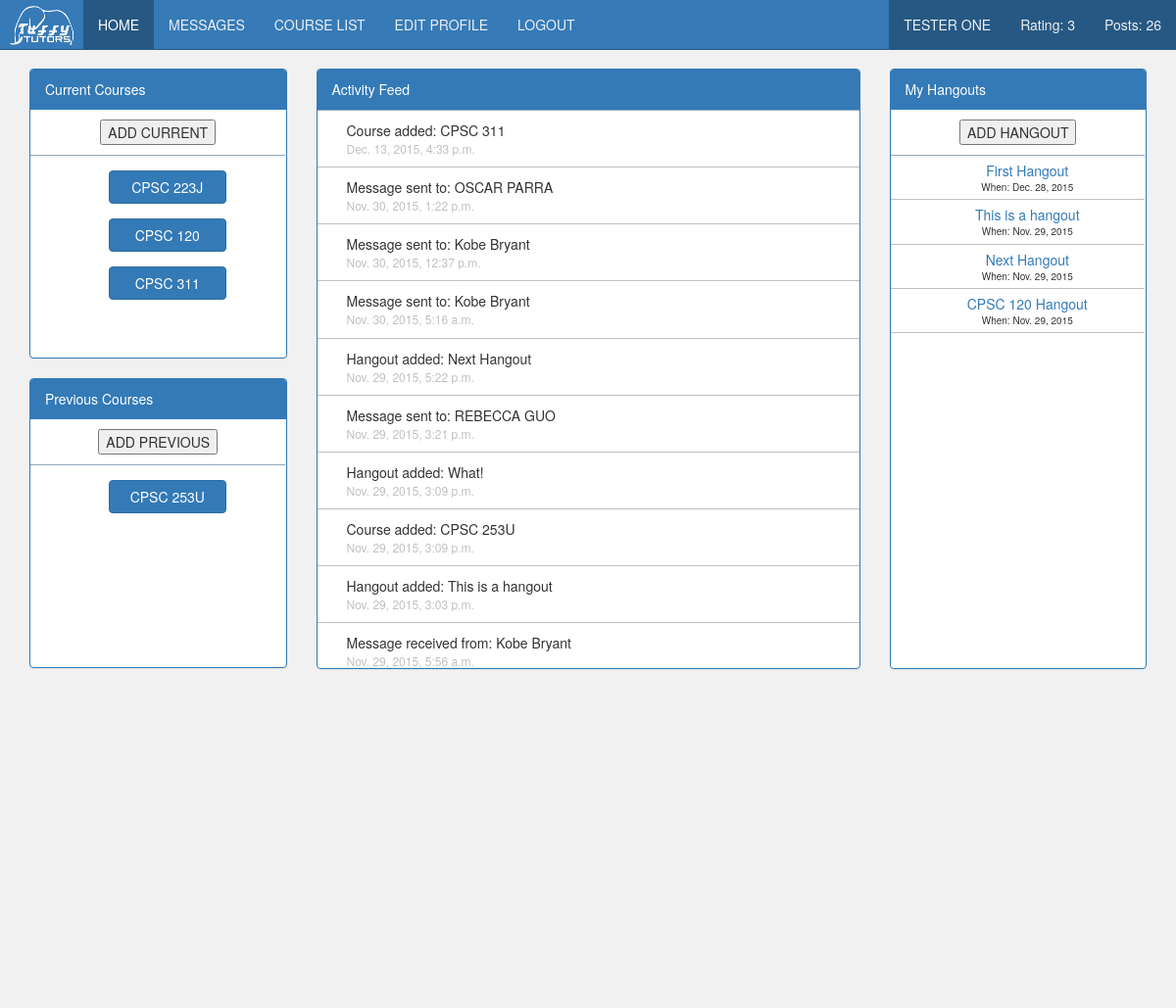
/profile/ (signed in), run on the app's committed database.
### mysite/titan/models.py (models this page shows, shortened)
class User(models.Model):
	id = models.IntegerField(primary_key=True)
	email = models.EmailField()
	first_name = models.CharField(max_length=32)
	last_name = models.CharField(max_length=32)
	password = models.CharField(max_length=32)
	gender = models.CharField(max_length=10)        # 'M' for male, 'F' for female, 'O' for other
	birth_year = models.IntegerField()
	account_type = models.CharField(max_length=32)  # 'S' for students, 'P' for professors
	ethnicity = models.CharField(max_length=10)     # dropdown of options
	sign_up_date = models.DateTimeField(default=datetime.datetime.now())
	last_sign_in_date = models.DateTimeField(default=datetime.datetime.now())
	num_posts = models.IntegerField(default=0)
	class Meta:
		verbose_name_plural = "users"

class Course(models.Model):
	id = models.IntegerField(primary_key=True)
	course_name = models.CharField(max_length=32)
	course_description = models.TextField()
	class Meta:
		verbose_name_plural = "courses"

class Course_Taken(models.Model):
	user_id = models.IntegerField()
	prof_id = models.IntegerField(null=True, blank=True, default=None)
	course_id = models.IntegerField()
	skill_level = models.IntegerField(null=True, blank=True, default=None)
	semester_taken = models.CharField(max_length=10, null=True, blank=True, default=None)
	year_taken = models.IntegerField(null=True, blank=True, default=None)
	current = models.BooleanField()
	prof_difficulty = models.IntegerField(null=True, blank=True, default=None)
	course_difficulty = models.IntegerField(null=True, blank=True, default=None)
	date_added = models.DateTimeField(default=datetime.datetime.now())
	class Meta:
		verbose_name_plural = "courses taken"

class Message(models.Model):
    id = models.IntegerField(primary_key=True)
    sender_id = models.IntegerField()
    receiver_id = models.IntegerField()
    title = models.TextField()
    content = models.TextField()
    date_sent = models.DateTimeField(default=datetime.datetime.now())

class Hangout(models.Model):
    id = models.IntegerField(primary_key=True)
    host_id = models.IntegerField()
    course_id = models.IntegerField()
    title = models.CharField(max_length=64)
    info = models.TextField()
    location = models.CharField(max_length=64)
    date = models.DateField()
    time = models.TimeField()
    date_created = models.DateTimeField(default=datetime.datetime.now())

### mysite/titan/profile_views.py (the view)
# urls.py: url(r'^profile/$', profile_views.profile),
def profile(request):
    if "user_id" in request.session:
        user_info, all_courses, user_courses, current_courses, previous_courses, hangouts, user_rating, activity_tuple, num_posts = load_user_info(request)
        course_list = Course.objects.all()
        query_one = Course_Taken.objects.filter(user_id = request.session['user_id'])
        prof_courses = []
        prof_hangouts = []
        for query in query_one:
            course = Course.objects.get(id = query.course_id)
            prof_courses.append(course)
            hangout_query = Hangout.objects.filter(course_id = query.course_id)
            for hang in hangout_query:
                prof_hangouts.append(hang)
        return render(request, 'profile.html', {'user_courses': prof_courses, 'prof_hangouts': prof_hangouts, 'user_info': user_info, 'all_courses': all_courses, 'current_courses': current_courses, 'previous_courses': previous_courses, 'hangouts': hangouts, 'user_rating': user_rating, 'activity_tuple': activity_tuple, 'num_posts': num_posts})
    else:
        return HttpResponseRedirect('/')
    return render(request, 'profile.html')

### mysite/titan/templates/profile.html (shortened to what this page needs)
{% load staticfiles %}
<!DOCTYPE html>
<html lang="en" xmlns="http://www.w3.org/1999/xhtml">
    <head>
        <link rel="stylesheet" href="{% static "bootstrap.min.css" %}" />
        <link href="{% static "style_profile.css" %}" rel="stylesheet"></link>
    </head>
    <body>
        <div class="container">
            <div class="header">
                <div class="col-lg-12 navBar">
                        <nav class="navbar navbar-default navbar-fixed-top" role="navigation">
                            <div class="container-fluid">
                                <div class="navbar-header">
                                    <a href="/profile/" class="navbar-brand">
                                        <img src="{% static "tuffy_tutors.png" %}" style="margin-top:-9px;height:40px;width:65px;margin-left:-5px;margin-right:-5px;">
                                    </a>
                                </div>
                                <div id="navbarCollapse" class="collapse navbar-collapse">
                                    <ul class="nav navbar-nav">
                                        <li class="active"><a href="/profile/">HOME</a></li>
                                        <li><a href="/message/">MESSAGES</a></li>
                                        <li><a href="/course_list/">COURSE LIST</a></li>
                                        <li><a href="/edit_profile/">EDIT PROFILE</a></li>
                                        <li><a href="/logout/">LOGOUT</a></li>
                                    </ul>
                                    <ul class="nav navbar-nav navbar-right">
                                        <li><a href="/profile/">{{ user_info.first_name }} {{ user_info.last_name }}</a></li>
                                        <li><a href="/profile/">Rating: {{ user_rating }}</a></li>
                                        <li><a href="/profile/">Posts: {{ num_posts }}</a></li>
                                    </ul>
                                </div>
                            </div>
                         </nav>
                </div>
            </div>
        {% if user_info.account_type == "STUDENT" %}
            <div class="row">
                <div class="col-lg-3 courseDiv">
                    <div class="panel panel-primary">
                        <div class="panel-heading">Current Courses</div>
                        <div class="panel-body current-course-panel" align="center">
                            <form action="/add_current_course/" method="POST">
                                <input type="submit" value="ADD CURRENT">
                            </form>
                            <div class="current-courses">
                                {% if not current_courses %}
                                    NO CURRENT COURSES
                                {% else %}
                                    {% for course in current_courses %}
                                        <div class="button">
                                            <li>
                                                <a href="/course/{{course.2}}/" class="btn btn-primary current-course-button" role="button">{{course.0}}</a>
                                            </li>
                                        </div>
                                    {% endfor %}
                                {% endif %}
                            </div>
                        </div>
                    </div>
                    <div class="row">
                        <div class="col-lg-12 courseDiv">
                            <div class="panel panel-primary">
                                <div class="panel-heading">Previous Courses</div>
                                <div class="panel-body previous-course-panel"  align="center">
                                    <form action="/add_previous_course/" method="POST">
                                        <input type="submit" value="ADD PREVIOUS">
                                    </form>
                                    <div class="previous-courses">
                                        {% if not previous_courses %}
                                            NO PREVIOUS COURSES
                                        {% else %}
                                            {% for course in previous_courses %}
                                                <div class="button">
                                                    <li>
                                                        <a href="/course/{{course.2}}/" class="btn btn-primary previous-course-button" role="button">{{course.0}}</a>
                                                    </li>
                                                </div>
                                            {% endfor %}
                                        {% endif %}
                                    </div>
                                </div>
                            </div>
                        </div>
                    </div>
                </div>
        {% endif %}
                <div class="col-lg-6 activityDiv">
                    <div class="panel panel-primary">
                        <div class="panel-heading">Activity Feed</div>
                        <div class="panel-body activityPanel" align="center">
                            <div class="activity-feed" align="left">
                                {% for activity in activity_tuple %}
                                    <div class="activity-item">
                                        <div class="activity-info">
                                            {{activity.0}}<br>
                                        </div>
                                        <div class="activity-date">
                                            {{activity.1}}<br>
                                        </div>
                                    </div>
                                {% endfor %}
                            </div>
                        </div>
                    </div>
                </div>
            {% if user_info.account_type == "STUDENT" %}
                <div class="col-lg-3 hangoutDiv">
                    <div class="panel panel-primary">
                        <div class="panel-heading">My Hangouts</div>
                        <div class="panel-body hangPanel" align="center">
                            <form action="/add_hangout/" method="POST">
                                <input type="submit" value="ADD HANGOUT">
                            </form>
                            <div class="hangout-list">
                                {% if not hangouts %}
                                    NO HANGOUTS ADDED
                                {% else %}
                                    {% for hangout in hangouts %}
                                        <div class="hangout-item">
                                            <a href="/hangout/{{hangout.id}}/">{{ hangout.title }}</a>
                                            <div class="hangout-date">
                                                When:&nbsp;{{ hangout.date }}<br>
                                            </div>
                                        </div>
                                    {% endfor %}
                                {% endif %}
                            </div>
                        </div>
                    </div>
                </div>
            {% endif %}
            </div>
        </div>
    </body>
</html>

### mysite/titan/static/style_profile.css (style rules this page uses)
* { margin: 0; }
body { background-color: #F1F1F1; background-image: url("langsdorf.jpg"); background-repeat: no-repeat; background-attachment: fixed; background-position: center; }
li { list-style-type: none; }
.navBar { height: 50px; margin-bottom: 20px; }
.hangoutDiv { height: 615px; margin-bottom: 62px; }
.hangPanel { height: 570px; padding: 0px; }
.hangPanel input[type="submit"], .current-course-panel input[type="submit"], .previous-course-panel input[type="submit"] { margin-top: 10px; margin-bottom: 10px; }
.current-courses, .previous-courses { border-top: 1px solid #8fa7bb; }
.activityDiv { height: 615px; }
.activityPanel { height: 570px; padding: 0px; }
.courseDiv { height: 615px; }
.navbar-collapse { padding: 0; margin: 0; }
.navbar-right { background-color: #275883; }
.current-courses, .previous-courses { height: 207px; max-height: 207px; overflow-y: scroll; margin-right: 1px; border-bottom-right-radius: 10px; }
.button { margin-bottom: 10px; }
.current-courses li, .previous-courses li { margin: 15px; }
.current-course-panel, .previous-course-panel { height: 253px; padding: 0px; }
.hangout-list { border-top: 1px solid #8fa7bb; margin-right: 1px; height: 524px; max-height: 524px; overflow-y: scroll; border-bottom-right-radius: 10px; }
.hangout-item { border-bottom: 1px solid silver; padding-top: 5px; padding-bottom: 5px; }
.hangout-item a { text-decoration: none; }
.hangout-date { font-size: 10px; }
.activity-feed { border-top: 1px solid #8fa7bb; height: 570px; max-height: 570px; overflow-y: scroll; border-bottom-right-radius: 10px; }
.hangout-item { padding-left: 20px; }
.activity-item { padding: 10px; padding-left: 30px; border-bottom: 1px solid silver; }
.activity-date { font-size: 12px; color: silver; }
.current-course-button, .previous-course-button { width: 120px; margin-left: 20px; }
.navbar-default { background-color: #367ab7; border-color: #275883; }
.navbar-default .navbar-brand { color: #ecf0f1; }
.navbar-default .navbar-nav > li > a { color: #ecf0f1; }
.navbar-default .navbar-nav > .active > a, .navbar-default .navbar-nav > .active > a:hover, .navbar-default .navbar-nav > .active > a:focus { color: #ffffff; background-color: #275883; }
.navbar-default .navbar-collapse, .navbar-default .navbar-form { border-color: #ecf0f1; }

### data on the page
User: first_name "TESTER", last_name "ONE"
Course: course_name "CPSC 223J"
Course: course_name "CPSC 120"
Course: course_name "CPSC 311"
Course: course_name "CPSC 253U"
Course_Taken: date_added "Dec. 13, 2015, 4:33 p.m."
Message: date_sent "Nov. 30, 2015, 1:22 p.m."
Message: date_sent "Nov. 30, 2015, 12:37 p.m."
Message: date_sent "Nov. 30, 2015, 5:16 a.m."
Hangout: date_created "Nov. 29, 2015, 5:22 p.m.", title "Next Hangout", date "Nov. 29, 2015"
Message: date_sent "Nov. 29, 2015, 3:21 p.m."
Hangout: date_created "Nov. 29, 2015, 3:09 p.m."
Course_Taken: date_added "Nov. 29, 2015, 3:09 p.m."
Hangout: date_created "Nov. 29, 2015, 3:03 p.m.", title "This is a hangout", date "Nov. 29, 2015"
Message: date_sent "Nov. 29, 2015, 5:56 a.m."
Hangout: title "First Hangout", date "Dec. 28, 2015"
Hangout: title "CPSC 120 Hangout", date "Nov. 29, 2015"

### other printed values
{{ user_rating }} "3"
{{ num_posts }} "26"
{{ activity.0 }} "Course added: CPSC 311" "Message sent to: OSCAR PARRA" "Message sent to: Kobe Bryant" "Message sent to: Kobe Bryant" "Hangout added: Next Hangout" "Message sent to: REBECCA GUO" "Hangout added: What!" "Course added: CPSC 253U" "Hangout added: This is a hangout" "Message received from: Kobe Bryant"
